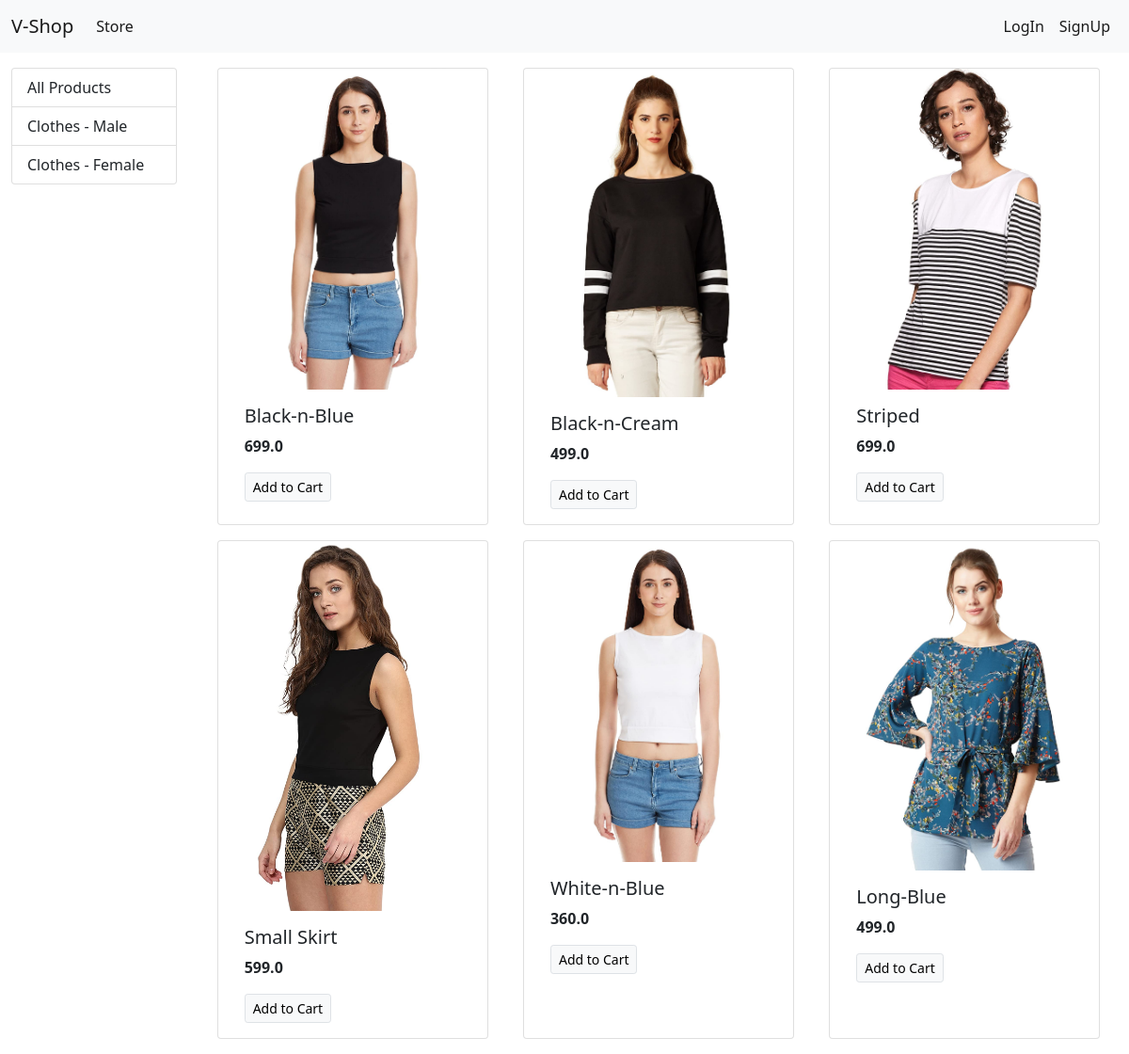
The app's page /?category=2 with its own data.
### store/models/category.py (models this page shows, shortened)
class Category(models.Model):
    name = models.CharField(max_length=20)
    @staticmethod
    def get_all_category():
        return Category.objects.all()

### store/models/product.py (models this page shows, shortened)
class Product(models.Model):
    name = models.CharField(max_length=50)
    price = models.FloatField(default=0)
    category = models.ForeignKey(Category, on_delete=models.CASCADE,default=1)
    description = models.CharField(max_length=200,default='')
    image = models.ImageField(upload_to='uploads/products/')
    @staticmethod
    def get_all_products_by_id(category_id):
        if category_id:
            return Product.objects.filter(category=category_id)
        else:
            return Product.objects.all()

### store/views.py (the view)
# urls.py: path('', index,name='homepage'),
def index(request):
    prod = None
    categories = Category.get_all_category()
    categoryId = request.GET.get('category')
    if categoryId:
        prod = Product.get_all_products_by_id (categoryId)
    else:
        prod = Product.get_all_products()
    data = {}
    data ['products'] = prod
    data ['categories'] = categories
    print('You are: ',request.session.get('customer'))
    return render(request,'index.html',data)

### store/templates/index.html
    {% extends 'base.html' %}
    {% block content %}
        <div class="container-fluid mt-3">
            <div class="row">
                <div class="col-lg-2 mx-auto">
                    <div class="list-group">
                        <a href="/" class="list-group-item list-group-item-action">All Products</a>
                        {% for category in categories %}
                        <a href="/?category={{category.id}}" class="list-group-item list-group-item-action">{{category.name}}</a>
                        {% endfor %}
                    </div>
                </div>
                <div id='products' class="col-lg-10 mx-auto">
                    <div class="row mx-auto">
                        {% for prod in products %}
                                <div class="card mx-auto mb-3" style="width: 18rem;">
                                    <img src="{{prod.image.url}}" class="card-img-top" alt="card img">
                                    <div class="card-body">
                                    <h5 class="card-title">{{prod.name}}</h5>
                                    <p class="card-text"><b>{{prod.price}}</b></p>
                                    <a href="#" class="btn btn-light border btn-sm">Add to Cart</a>
                                    </div>
                                </div>
                        {% endfor %}
                    </div>
                </div>
            </div>
        </div>
    {% endblock%}

### records on screen
Category: name "Clothes - Male"
Category: name "Clothes - Female"
Product: image (picture), name "Black-n-Blue", price "699.0"
Product: image (picture), name "Black-n-Cream", price "499.0"
Product: image (picture), name "Striped", price "699.0"
Product: image (picture), name "Small Skirt", price "599.0"
Product: image (picture), name "White-n-Blue", price "360.0"
Product: image (picture), name "Long-Blue", price "499.0"
